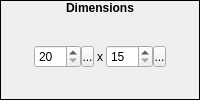
        <widget class="QFrame" name="frmDimensions">
         <property name="sizePolicy">
          <sizepolicy hsizetype="Preferred" vsizetype="Fixed">
           <horstretch>0</horstretch>
           <verstretch>0</verstretch>
          </sizepolicy>
         </property>
         <property name="frameShape">
          <enum>QFrame::Box</enum>
         </property>
         <property name="frameShadow">
          <enum>QFrame::Plain</enum>
         </property>
         <property name="lineWidth">
          <number>1</number>
         </property>
         <layout class="QVBoxLayout" name="verticalLayout_3">
          <property name="spacing">
           <number>0</number>
          </property>
          <property name="margin">
           <number>0</number>
          </property>
          <item>
           <widget class="QLabel" name="lblDimensions">
            <property name="sizePolicy">
             <sizepolicy hsizetype="Preferred" vsizetype="Fixed">
              <horstretch>0</horstretch>
              <verstretch>0</verstretch>
             </sizepolicy>
            </property>
            <property name="font">
             <font>
              <weight>75</weight>
              <bold>true</bold>
             </font>
            </property>
            <property name="text">
             <string>Dimensions</string>
            </property>
            <property name="alignment">
             <set>Qt::AlignHCenter|Qt::AlignTop</set>
            </property>
           </widget>
          </item>
          <item>
           <widget class="QWidget" name="widget_8" native="true">
            <layout class="QHBoxLayout" name="horizontalLayout">
             <property name="spacing">
              <number>3</number>
             </property>
             <property name="margin">
              <number>0</number>
             </property>
             <item>
              <spacer name="horizontalSpacer">
               <property name="orientation">
                <enum>Qt::Horizontal</enum>
               </property>
               <property name="sizeHint" stdset="0">
                <size>
                 <width>0</width>
                 <height>20</height>
                </size>
               </property>
              </spacer>
             </item>
             <item>
              <widget class="QWidget" name="widget" native="true">
               <layout class="QHBoxLayout" name="horizontalLayout_8">
                <property name="spacing">
                 <number>0</number>
                </property>
                <property name="margin">
                 <number>0</number>
                </property>
                <item>
                 <widget class="QSpinBox" name="sbWidth">
                  <property name="sizePolicy">
                   <sizepolicy hsizetype="Fixed" vsizetype="Fixed">
                    <horstretch>0</horstretch>
                    <verstretch>0</verstretch>
                   </sizepolicy>
                  </property>
                  <property name="minimum">
                   <number>20</number>
                  </property>
                  <property name="maximum">
                   <number>512</number>
                  </property>
                  <property name="value">
                   <number>20</number>
                  </property>
                 </widget>
                </item>
                <item>
                 <widget class="SpinBoxSideButton" name="bWidthSpinButton">
                  <property name="minimumSize">
                   <size>
                    <width>13</width>
                    <height>21</height>
                   </size>
                  </property>
                  <property name="maximumSize">
                   <size>
                    <width>13</width>
                    <height>21</height>
                   </size>
                  </property>
                  <property name="text">
                   <string>...</string>
                  </property>
                  <property name="icon">
                   <iconset resource="gui_icons.qrc">
                    <normaloff>:/icons/spinBoxSideButton.png</normaloff>:/icons/spinBoxSideButton.png</iconset>
                  </property>
                  <property name="iconSize">
                   <size>
                    <width>8</width>
                    <height>16</height>
                   </size>
                  </property>
                 </widget>
                </item>
               </layout>
              </widget>
             </item>
             <item>
              <widget class="QLabel" name="label_2">
               <property name="sizePolicy">
                <sizepolicy hsizetype="Fixed" vsizetype="Preferred">
                 <horstretch>0</horstretch>
                 <verstretch>0</verstretch>
                </sizepolicy>
               </property>
               <property name="text">
                <string>x</string>
               </property>
              </widget>
             </item>
             <item>
              <widget class="QWidget" name="widget_3" native="true">
               <layout class="QHBoxLayout" name="horizontalLayout_4">
                <property name="spacing">
                 <number>0</number>
                </property>
                <property name="margin">
                 <number>0</number>
                </property>
                <item>
                 <widget class="QSpinBox" name="sbHeight">
                  <property name="sizePolicy">
                   <sizepolicy hsizetype="Fixed" vsizetype="Fixed">
                    <horstretch>0</horstretch>
                    <verstretch>0</verstretch>
                   </sizepolicy>
                  </property>
                  <property name="minimum">
                   <number>15</number>
                  </property>
                  <property name="maximum">
                   <number>512</number>
                  </property>
                 </widget>
                </item>
                <item>
                 <widget class="SpinBoxSideButton" name="bHeightSpinButton">
                  <property name="minimumSize">
                   <size>
                    <width>13</width>
                    <height>21</height>
                   </size>
                  </property>
                  <property name="maximumSize">
                   <size>
                    <width>13</width>
                    <height>21</height>
                   </size>
                  </property>
                  <property name="text">
                   <string>...</string>
                  </property>
                  <property name="icon">
                   <iconset resource="gui_icons.qrc">
                    <normaloff>:/icons/spinBoxSideButton.png</normaloff>:/icons/spinBoxSideButton.png</iconset>
                  </property>
                  <property name="iconSize">
                   <size>
                    <width>8</width>
                    <height>16</height>
                   </size>
                  </property>
                 </widget>
                </item>
               </layout>
              </widget>
             </item>
             <item>
              <spacer name="horizontalSpacer_2">
               <property name="orientation">
                <enum>Qt::Horizontal</enum>
               </property>
               <property name="sizeHint" stdset="0">
                <size>
                 <width>0</width>
                 <height>20</height>
                </size>
               </property>
              </spacer>
             </item>
            </layout>
           </widget>
          </item>
         </layout>
        </widget>
